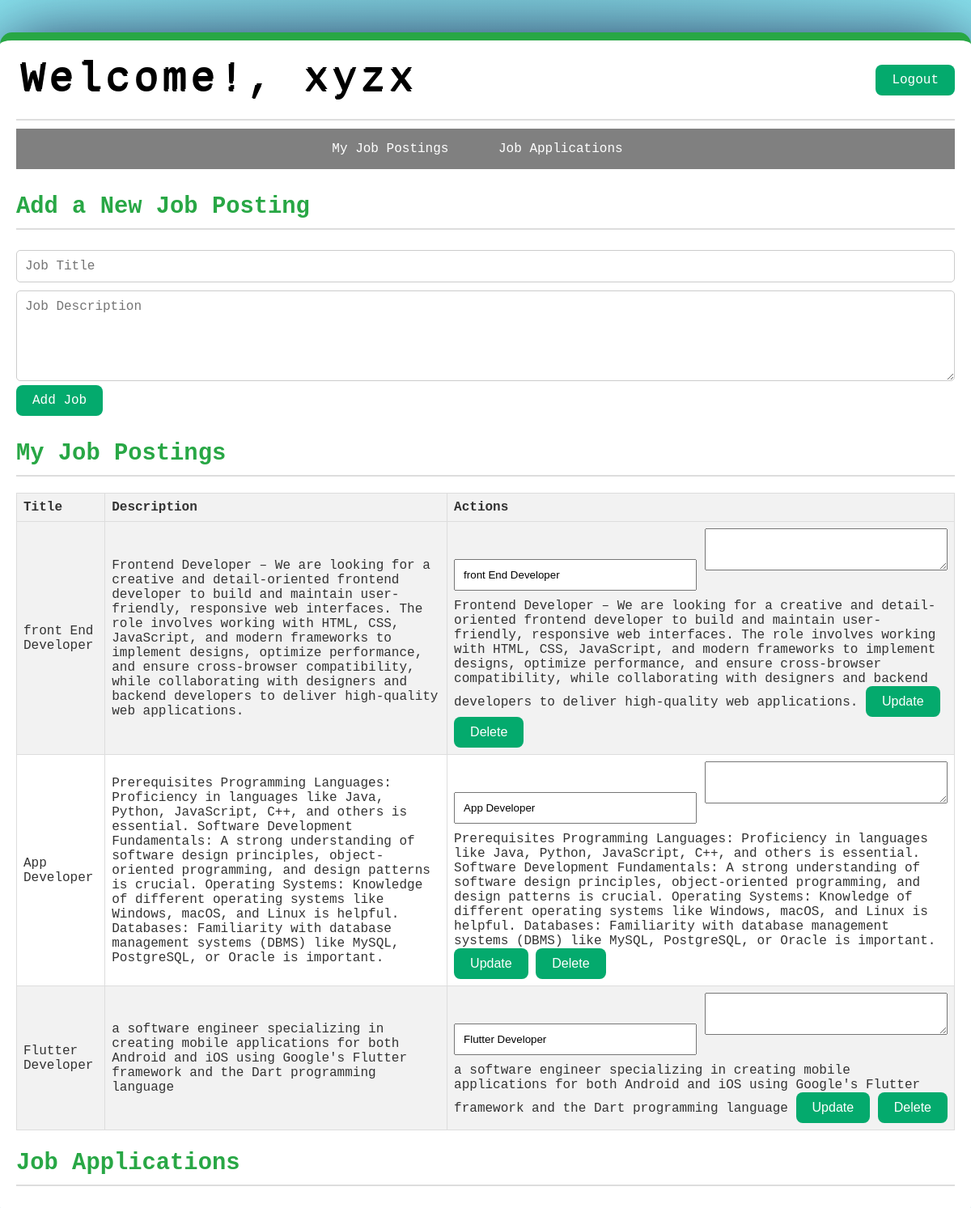
Page /admin_dashboard (signed in) on the committed database.
### tables this page shows
CREATE TABLE job_postings (
                      id INTEGER PRIMARY KEY,
                      title TEXT,
                      description TEXT,
                      admin_id INTEGER,
                      FOREIGN KEY (admin_id) REFERENCES users (id) ON DELETE CASCADE);

### app.py (the view)
@app.route('/admin_dashboard')
def admin_dashboard():
    if 'user_id' not in session or session['role'] != 'admin':
        return redirect(url_for('login'))
    conn = connect_db()
    cursor = conn.cursor()
    cursor.execute("SELECT * FROM job_postings WHERE admin_id=?", (session['user_id'],))
    job_postings = cursor.fetchall()
    conn.close()
    form = JobPostingForm()
    edit_form = EditJobForm()
    status_form = ApplicationStatusForm()
    return render_template('admin_dashboard.html', job_postings=job_postings, form=form, edit_form=edit_form, status_form=status_form)

### forms.py
class JobPostingForm(FlaskForm):
    title = StringField('Job Title', validators=[DataRequired(), Length(min=5, max=100)])
    description = TextAreaField('Job Description', validators=[DataRequired(), Length(min=10, max=1000)])
    submit = SubmitField('Add Job Posting')

class EditJobForm(FlaskForm):
    title = StringField('Job Title', validators=[DataRequired(), Length(min=5, max=100)])
    description = TextAreaField('Job Description', validators=[DataRequired(), Length(min=10, max=1000)])
    submit = SubmitField('Update Job Posting')

### app.py (called while the page is built)
def connect_db():
    conn = sqlite3.connect('job_applications.db')
    conn.execute('PRAGMA foreign_keys = ON')
    return conn

### templates/admin_dashboard.html (shortened to what this page needs)
<!DOCTYPE html>
<html lang="en">
<head>
</head>
<body>
    <div class="container">
        <header>
            <div id="text">Welcome!, {{ session.username }}</div>
            <a href="{{ url_for('logout') }}" class="button">Logout</a>
        </header>
        <nav>
            <ul>
                <li><a href="admin_dashboard" onclick="scrollToElement('jobs')">My Job Postings</a></li>
                <li><a href="view_applications" onclick="scrollToElement('applications')">Job Applications</a></li>
            </ul>
        </nav>
        <main>
            <section class="add-job">
                <h2>Add a New Job Posting</h2>
                <form class="add-job-form" action="{{ url_for('add_job') }}" method="post">
                    {{ form.title(placeholder="Job Title", required=true) }}
                    {{ form.description(placeholder="Job Description", rows="5", required=true) }}
                    <button type="submit" class="button">Add Job</button>
                </form>
            </section>
            <div id="jobs">
                <h2>My Job Postings</h2>
                {% if job_postings %}
                    <table>
                        <tr>
                            <th>Title</th>
                            <th>Description</th>
                            <th>Actions</th>
                        </tr>
                        {% for job in job_postings %}
                            <tr>
                                <td>{{ job[1] }}</td>
                                <td>{{ job[2] }}</td>
                                <td>
                                    <form action="{{ url_for('edit_job', job_id=job[0]) }}" method="post">
                                        {{ edit_form.title(value=job[1], required=true) }}
                                        {{ edit_form.description(required=true) }}{{ job[2] }}
                                        <button type="submit" class="button">Update</button>
                                    </form>
                                    <button class="button"><a href="{{ url_for('delete_job', job_id=job[0]) }}" style="color: white; text-decoration: none;">Delete</a></button>
                                </td>
                            </tr>
                        {% endfor %}
                    </table>
                {% endif %}
            </div>
            <div id="applications">
                <h2>Job Applications</h2>
            </div>
        </main>
    </div>
</body>
</html>

### templates/admin_dashboard.html (style rules this page uses)
body { font-family: OCR A Std, monospace; background-color: rgb(251, 207, 40); background-image: radial-gradient(circle, rgba(81, 123, 144, 1) 0%, rgba(136, 225, 236, 1) 100%), url(https://img.icons8.com/android/2x/happy.png); background-size: auto; background-position: left top; background-repeat: repeat; margin: 0; padding: 0; color: #333; }
.container { max-width: 1200px; margin: 40px auto; padding: 20px; background: white; box-shadow: 0px 4px 85px -9px rgba(30, 34, 79, 1); border-radius: 15px; border-top: 10px solid #28a745; }
#text { color: black; background: #FFFFFF; text-indent: 5px; letter-spacing: 5px; font-size: 50px; text-shadow: 1px 1px 0 black, 2px -2px 0 black; }
header { display: flex; justify-content: space-between; align-items: center; padding-bottom: 20px; border-bottom: 2px solid #ddd; }
.button { background-color: #04AA6D; border: none; color: white; padding: 10px 20px; text-align: center; text-decoration: none; display: inline-block; font-size: 16px; border-radius: 8px; transition-duration: 0.4s; }
main { margin-top: 30px; }
h2 { color: #28a745; font-size: 1.8em; border-bottom: 2px solid #ddd; padding-bottom: 10px; margin-bottom: 20px; }
ul { list-style: none; padding: 0; margin: 0; }
li { display: inline; margin-right: 20px; }
table { border-collapse: collapse; width: 100%; }
th, td { border: 1px solid #ddd; padding: 8px; text-align: left; }
th { background-color: #f2f2f2; }
tr:nth-child(even) { background-color: #f2f2f2; }
form { display: inline; }
input[type="text"], textarea { width: 300px; padding: 10px; margin-bottom: 10px; box-sizing: border-box; }
.add-job-form { display: flex; flex-direction: column; margin-bottom: 30px; }
.add-job-form input[type="text"], .add-job-form textarea { margin: 5px 0; padding: 10px; border: 1px solid #ccc; border-radius: 5px; font-family: OCR A Std, monospace; font-size: 1em; width: 100%; }
.add-job-form button { align-self: flex-start; font-family: OCR A Std, monospace; }
nav { background-color: grey; color: white; padding: 1em; text-align: center; margin-top: 10px; }
nav a { color: white; margin: 0 1em; text-decoration: none; }

### rows in the picture
job_postings: title "front End Developer", description "Frontend Developer – We are looking for a creative and detail-oriented frontend developer to build and maintain user-friendly, responsive web interfaces. The role involves working with HTML, CSS, JavaScript, and modern frameworks to implement designs, optimize performance, and ensure cross-browser compatibility, while collaborating with designers and backend developers to deliver high-quality web applications."
job_postings: title "Flutter Developer", description "a software engineer specializing in creating mobile applications for both Android and iOS using Google's Flutter framework and the Dart programming language"
job_postings: title "App Developer", description "Prerequisites Programming Languages: Proficiency in languages like Java, Python, JavaScript, C++, and others is essential. Software Development Fundamentals: A strong understanding of software design principles, object-oriented programming, and design patterns is crucial. Operating Systems: Knowledge of different operating systems like Windows, macOS, and Linux is helpful. Databases: Familiarity with database management systems (DBMS) like MySQL, PostgreSQL, or Oracle is important."

### other values in the picture
{{ session.username }} "xyzx"
